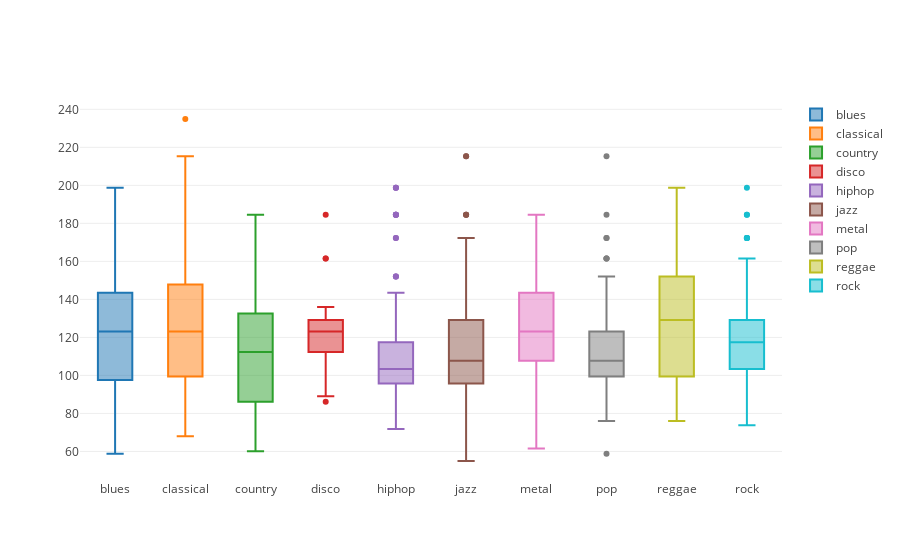

Here is the notebook cell this chart was saved with:
### Code cell
data = []
for label in train.label.unique():
    data.append(go.Box(y=train[train.label==label].tempo, name=label))
iplot(data, show_link = False)
